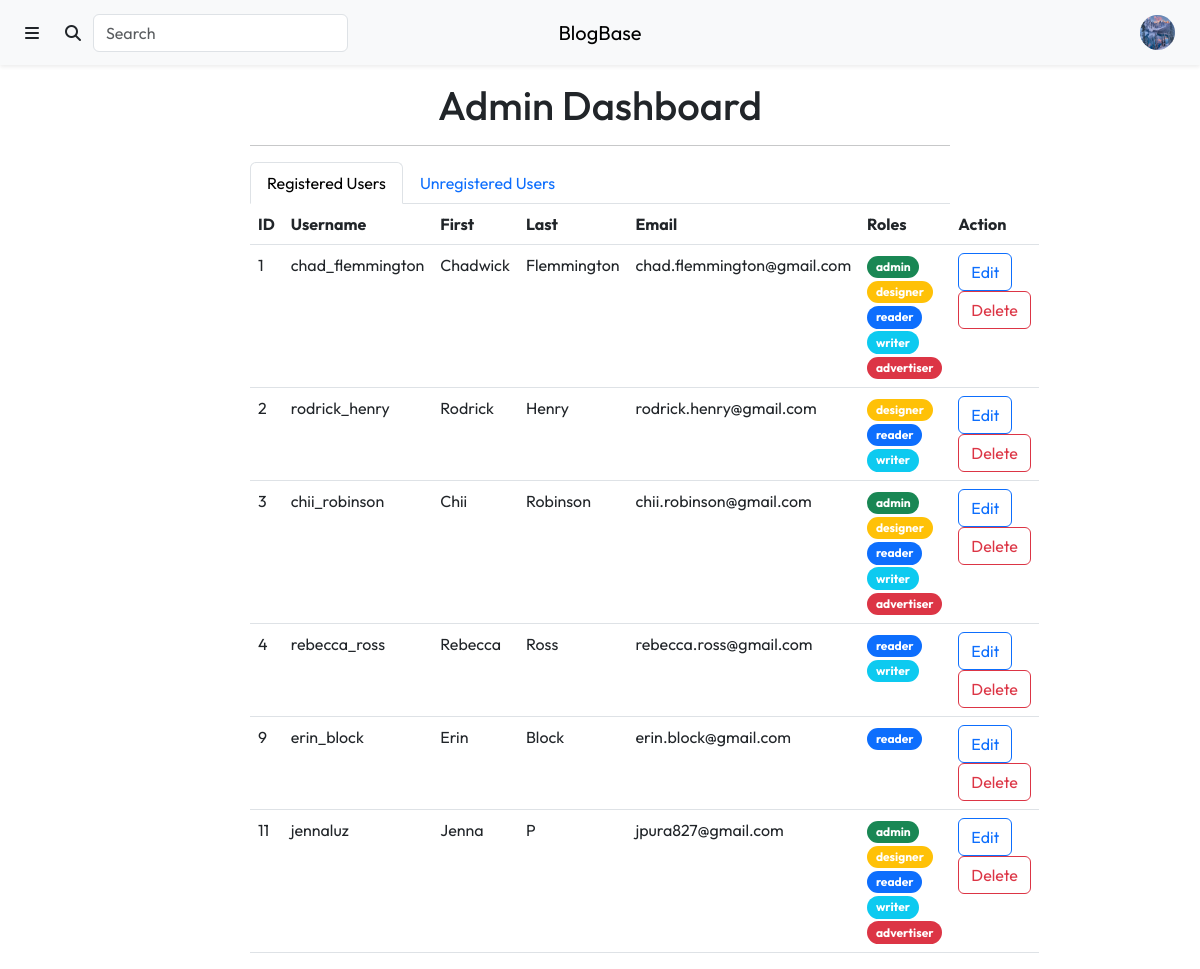
The page /content/admin.php (signed in) on the database its author committed.
### tables this page shows
CREATE TABLE `Users` (
  `user_id` int(11) NOT NULL,
  `profile_picture` varchar(255) NOT NULL DEFAULT 'anonymous.jpg',
  `username` varchar(50) NOT NULL,
  `first_name` varchar(50) NOT NULL,
  `last_name` varchar(50) NOT NULL,
  `email` varchar(50) NOT NULL,
  `password` varchar(255) NOT NULL,
  `biography` varchar(255) DEFAULT NULL,
  `approved` tinyint(1) NOT NULL DEFAULT 0,
  `reader` tinyint(1) NOT NULL DEFAULT 1,
  `writer` tinyint(1) NOT NULL DEFAULT 0,
  `designer` tinyint(1) NOT NULL DEFAULT 0,
  `advertiser` tinyint(1) NOT NULL DEFAULT 0,
  `admin` tinyint(1) NOT NULL DEFAULT 0
);

### include/user_info.inc.php (called while the page is built, shortened)
<?php
if (isset($_SESSION['username'])) {
    $user_query = "SELECT *
                   FROM Users
                   WHERE username = '" . $_SESSION['username'] . "';";
    $user_result = mysqli_query($con, $user_query);
    $user_info = $user_result->fetch_assoc();
}
?>

### content/admin.php (the view, shortened to what this page needs)
<?php
require_once "../include/connect.inc.php";
include_once "../include/user_info.inc.php";
?>
<!DOCTYPE html>
<html lang="en">
    <head>
        <link rel="stylesheet" href="https://cdn.jsdelivr.net/npm/bootstrap@5.3.0-alpha1/dist/css/bootstrap.min.css">
        <link rel="stylesheet" href="https://cdnjs.cloudflare.com/ajax/libs/font-awesome/6.2.1/css/all.min.css">
        <link rel="stylesheet" href="./css/styles.css">
    </head>
    <body>
        <div class="header">
            <?php include "./views/header.php" ?>
        <div class="container mt-3 mb-3 text-center">
            <h1>Admin Dashboard</h1>
        </div>
        <div class="col-10 col-lg-7 mx-auto mt-3">
            <hr>
            <ul class="nav nav-tabs" id="users-tab" role="tablist">
                <li class="nav-item" role="presentation">
                    <button class="nav-link active" id="registered-tab" data-bs-toggle="tab" data-bs-target="#registered-tab-pane" type="button" role="tab" aria-controls="registered-tab-pane" aria-selected="true">Registered Users</button>
                </li>
                <li class="nav-item" role="presentation">
                    <button class="nav-link" id="unregistered-tab" data-bs-toggle="tab" data-bs-target="#unregistered-tab-pane" type="button" role="tab" aria-controls="unregistered-tab-pane" aria-selected="false">Unregistered Users</button>
                </li>
            </ul>
            <div class="tab-content" id="users-tab-content">
                <div class="tab-pane fade show active" id="registered-tab-pane" role="tabpanel" aria-labelledby="registered-tab" tabindex="0">
                    <?php
                    $reg_users_query = "SELECT *
                                        FROM Users
                                        WHERE approved = 1";
                    $reg_users_result = mysqli_query($con, $reg_users_query);
                    ?>
                    <table class="table text-start">
                        <thead>
                            <tr>
                                <th scope="col">ID</th>
                                <th scope="col">Username</th>
                                <th scope="col">First</th>
                                <th scope="col">Last</th>
                                <th scope="col">Email</th>
                                <th scope="col">Roles</th>
                                <th scope="col">Action</th>
                            </tr>
                        </thead>
                        <tbody>
                            <?php if ($reg_users_result->num_rows == 0) { ?>
                                <tr>
                                    <td>
                                        No registered users...
                                    </td>
                                    <td>
                                    </td>
                                    <td>
                                    </td>
                                    <td>
                                    </td>
                                    <td>
                                    </td>
                                    <td>
                                    </td>
                                    <td>
                                    </td>
                                </tr>
                            <?php } else { ?>
                                <?php while ($current_row = $reg_users_result->fetch_assoc()) { ?>
                                    <form method="post">
                                        <tr>
                                            <td>
                                                <span class="user-info"><?php echo $current_row['user_id'] ?></span>
                                            </td>
                                            <td>
                                                <span class="user-info"><?php echo $current_row['username'] ?></span>
                                            </td>
                                            <td>
                                                <span class="user-info"><?php echo $current_row['first_name'] ?></span>
                                            </td>
                                            <td>
                                                <span class="user-info"><?php echo $current_row['last_name'] ?></span>
                                            </td>
                                            <td>
                                                <span class="user-info"><?php echo $current_row['email'] ?></span>
                                            </td>
                                            <td>
                                                <?php
                                                if ($current_row['admin'] == 1) {
                                                    echo "<a class='btn badge bg-success rounded-pill text-decoration-none' href='#'>admin</a>";
                                                }
                                                if ($current_row['designer'] == 1) {
                                                    echo "<a class='btn badge bg-warning rounded-pill text-decoration-none' href='#'>designer</a>";
                                                }
                                                if ($current_row['reader'] == 1) {
                                                    echo "<a class='btn badge bg-primary rounded-pill text-decoration-none' href='#'>reader</a>";
                                                }
                                                if ($current_row['writer'] == 1) {
                                                    echo "<a class='btn badge bg-info rounded-pill text-decoration-none' href='#'>writer</a>";
                                                }
                                                if ($current_row['advertiser'] == 1) {
                                                    echo "<a class='btn badge bg-danger rounded-pill text-decoration-none' href='#'>advertiser</a>";
                                                }
                                                ?>
                                            </td>
                                            <td>
                                                <a class="btn btn-outline-primary" id="edit-btn" href="#" onclick="edit_user()">Edit</a>
                                                <a class="btn btn-outline-danger" href="../include/delete_user.inc.php?id=<?php echo $current_row['user_id']; ?>">Delete</a>
                                            </td>
                                        </tr>
                                    </form>
                                <?php } ?>
                            <?php } ?>
                        </tbody>
                    </table>
                </div>
            </div>
        </div>
    </body>
</html>

### content/views/header.php (shortened to what this page needs)
<?php include_once "../include/user_info.inc.php"; ?>
<nav class="navbar navbar-expand bg-light shadow-sm">
     <div class="container-fluid">
        <div class="me-auto order-0 order-md-0 col-4">
            <ul class="navbar-nav me-auto">
                <li class="nav-item">
                    <a class="btn" data-bs-toggle="offcanvas" href="#offcanvas-sidebar" role="button" aria-controls="offcanvas-sidebar">
                        <span class="fa-solid fa-bars"></span>
                    </a>
                </li>
                <li class="nav-item d-md-block d-none">
                    <form method="get" action="./search.php" class="input-group rounded">
                        <button class="btn input-group-text rounded" type="submit">
                            <i class="fa-solid fa-search"></i>
                        </button>
                        <input class="form-control rounded" name="query" type="search" placeholder="Search" aria-label="Search">
                    </form>
                </li>
            </ul>
        </div>
        <a class="navbar-brand col-4 mx-auto text-center order-1 order-md-1" href="./index.php">BlogBase</a>
        <div class="navbar ms-auto order-2 col-4 py-0">
            <ul class="navbar-nav ms-auto">
                <?php if (isset($user_info['username'])) { ?>
                    <li class="nav-item">
                        <div class="dropdown">
                            <button class="btn" type="button" data-bs-toggle="dropdown" aria-expanded="false">
                                <img src="./uploads/profile_pictures/<?php echo $user_info['profile_picture']; ?>" class="rounded-circle" style="width:35px; height:35px;">
                            </button>
                        </li>
                    </div>
            <?php } ?>
        </div>
    </div>

### content/css/styles.css (style rules this page uses)
* { font-family: 'Outfit', sans-serif; }

### rows shown on the page
users: profile_picture (picture), user_id "1", username "chad_flemmington", first_name "Chadwick", last_name "Flemmington", email "chad.flemmington@gmail.com", admin "admin", designer "designer", reader "reader", writer "writer", advertiser "advertiser"
users: user_id "2", username "rodrick_henry", first_name "Rodrick", last_name "Henry", email "rodrick.henry@gmail.com", designer "designer", reader "reader", writer "writer"
users: user_id "3", username "chii_robinson", first_name "Chii", last_name "Robinson", email "chii.robinson@gmail.com", admin "admin", designer "designer", reader "reader", writer "writer", advertiser "advertiser"
users: user_id "4", username "rebecca_ross", first_name "Rebecca", last_name "Ross", email "rebecca.ross@gmail.com", reader "reader", writer "writer"
users: user_id "9", username "erin_block", first_name "Erin", last_name "Block", email "erin.block@gmail.com", reader "reader"
users: user_id "11", username "jennaluz", first_name "Jenna", last_name "P", email "jpura827@gmail.com", admin "admin", designer "designer", reader "reader", writer "writer", advertiser "advertiser"
